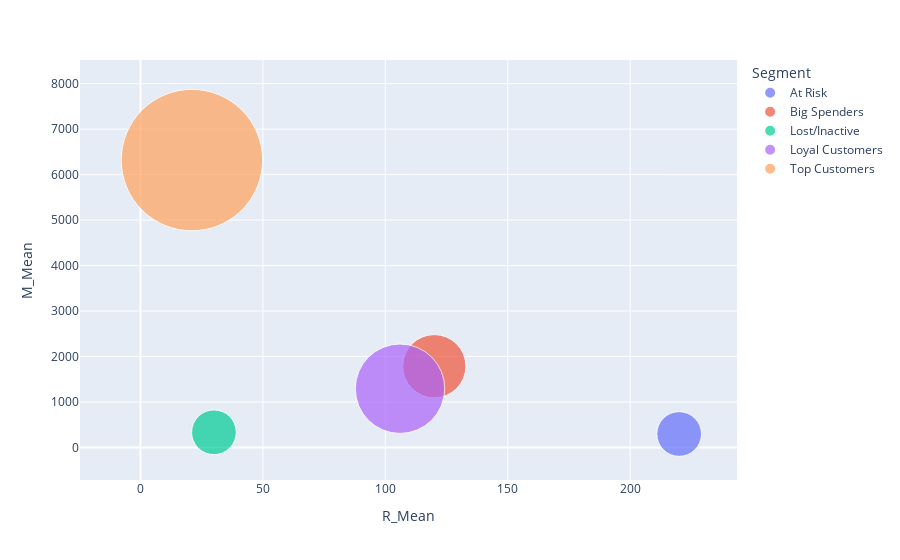

Notebook code for this chart:
### Code cell
fig = px.scatter(rfm_agg, x='R_Mean', y ='M_Mean', size='F_Mean', color='Segment', hover_name='Segment', size_max=100)
fig.show()

### Figure 1 — Plotly figure (JSON) as saved in the notebook; plotly's stock layout.template omitted (floating-point values rounded to 4 significant figures)
{"data": [{"hovertemplate": "<b>%{hovertext}</b><br><br>Segment=At Risk<br>R_Mean=%{x}<br>M_Mean=%{y}<br>F_Mean=%{marker.size}<extra></extra>", "hovertext": ["At Risk"], "legendgroup": "At Risk", "marker": {"color": "#636efa", "size": [1], "sizemode": "area", "sizeref": 0.001, "symbol": "circle"}, "mode": "markers", "name": "At Risk", "orientation": "v", "showlegend": true, "type": "scatter", "x": [220], "xaxis": "x", "y": [295], "yaxis": "y"}, {"hovertemplate": "<b>%{hovertext}</b><br><br>Segment=Big Spenders<br>R_Mean=%{x}<br>M_Mean=%{y}<br>F_Mean=%{marker.size}<extra></extra>", "hovertext": ["Big Spenders"], "legendgroup": "Big Spenders", "marker": {"color": "#EF553B", "size": [2], "sizemode": "area", "sizeref": 0.001, "symbol": "circle"}, "mode": "markers", "name": "Big Spenders", "orientation": "v", "showlegend": true, "type": "scatter", "x": [120], "xaxis": "x", "y": [1786], "yaxis": "y"}, {"hovertemplate": "<b>%{hovertext}</b><br><br>Segment=Lost/Inactive<br>R_Mean=%{x}<br>M_Mean=%{y}<br>F_Mean=%{marker.size}<extra></extra>", "hovertext": ["Lost/Inactive"], "legendgroup": "Lost/Inactive", "marker": {"color": "#00cc96", "size": [1], "sizemode": "area", "sizeref": 0.001, "symbol": "circle"}, "mode": "markers", "name": "Lost/Inactive", "orientation": "v", "showlegend": true, "type": "scatter", "x": [30], "xaxis": "x", "y": [333], "yaxis": "y"}, {"hovertemplate": "<b>%{hovertext}</b><br><br>Segment=Loyal Customers<br>R_Mean=%{x}<br>M_Mean=%{y}<br>F_Mean=%{marker.size}<extra></extra>", "hovertext": ["Loyal Customers"], "legendgroup": "Loyal Customers", "marker": {"color": "#ab63fa", "size": [4], "sizemode": "area", "sizeref": 0.001, "symbol": "circle"}, "mode": "markers", "name": "Loyal Customers", "orientation": "v", "showlegend": true, "type": "scatter", "x": [106], "xaxis": "x", "y": [1291], "yaxis": "y"}, {"hovertemplate": "<b>%{hovertext}</b><br><br>Segment=Top Customers<br>R_Mean=%{x}<br>M_Mean=%{y}<br>F_Mean=%{marker.size}<extra></extra>", "hovertext": ["Top Customers"], "legendgroup": "Top Customers", "marker": {"color": "#FFA15A", "size": [10], "sizemode": "area", "sizeref": 0.001, "symbol": "circle"}, "mode": "markers", "name": "Top Customers", "orientation": "v", "showlegend": true, "type": "scatter", "x": [21], "xaxis": "x", "y": [6320], "yaxis": "y"}], "layout": {"legend": {"itemsizing": "constant", "title": {"text": "Segment"}, "tracegroupgap": 0}, "margin": {"t": 60}, "xaxis": {"anchor": "y", "domain": [0, 1], "title": {"text": "R_Mean"}}, "yaxis": {"anchor": "x", "domain": [0, 1], "title": {"text": "M_Mean"}}}}
